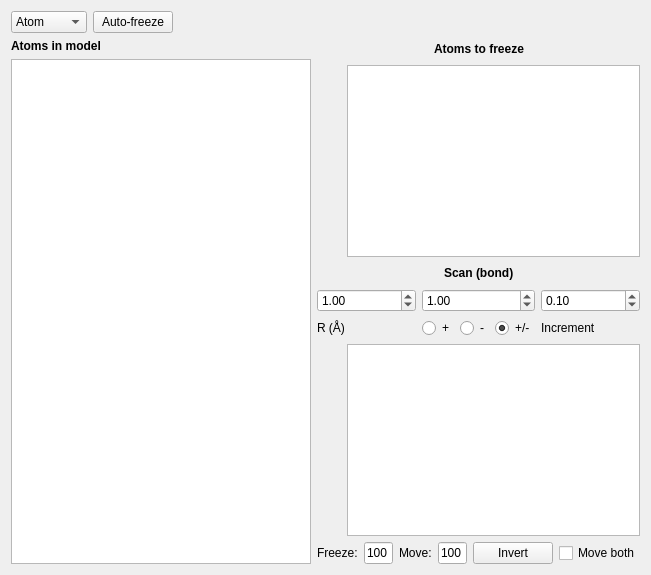
      <widget class="QWidget" name="tab_freeze">
       <attribute name="title">
        <string>ModRedundant</string>
       </attribute>
       <layout class="QVBoxLayout" name="verticalLayout_3">
        <item>
         <layout class="QGridLayout" name="gridLayout_16">
          <item row="4" column="1">
           <layout class="QGridLayout" name="gridLayout_11">
            <item row="0" column="2">
             <widget class="QDoubleSpinBox" name="spinbox_scan_increment">
              <property name="decimals">
               <number>2</number>
              </property>
              <property name="minimum">
               <double>-99.000000000000000</double>
              </property>
              <property name="maximum">
               <double>99.000000000000000</double>
              </property>
              <property name="singleStep">
               <double>0.100000000000000</double>
              </property>
              <property name="value">
               <double>0.100000000000000</double>
              </property>
             </widget>
            </item>
            <item row="1" column="2">
             <widget class="QLabel" name="label_11">
              <property name="font">
               <font>
                <weight>50</weight>
                <bold>false</bold>
               </font>
              </property>
              <property name="text">
               <string>Increment</string>
              </property>
             </widget>
            </item>
            <item row="0" column="0">
             <widget class="QDoubleSpinBox" name="spinbox_radius">
              <property name="decimals">
               <number>2</number>
              </property>
              <property name="minimum">
               <double>-99.000000000000000</double>
              </property>
              <property name="maximum">
               <double>99.000000000000000</double>
              </property>
              <property name="singleStep">
               <double>0.100000000000000</double>
              </property>
              <property name="value">
               <double>1.000000000000000</double>
              </property>
             </widget>
            </item>
            <item row="0" column="1">
             <widget class="QDoubleSpinBox" name="spinbox_scan_pm">
              <property name="decimals">
               <number>2</number>
              </property>
              <property name="minimum">
               <double>-99.000000000000000</double>
              </property>
              <property name="maximum">
               <double>99.000000000000000</double>
              </property>
              <property name="singleStep">
               <double>0.100000000000000</double>
              </property>
              <property name="value">
               <double>1.000000000000000</double>
              </property>
             </widget>
            </item>
            <item row="1" column="0">
             <widget class="QLabel" name="label_9">
              <property name="font">
               <font>
                <weight>50</weight>
                <bold>false</bold>
               </font>
              </property>
              <property name="layoutDirection">
               <enum>Qt::LeftToRight</enum>
              </property>
              <property name="text">
               <string>R (Å)</string>
              </property>
             </widget>
            </item>
            <item row="1" column="1">
             <layout class="QHBoxLayout" name="horizontalLayout_3">
              <item>
               <widget class="QRadioButton" name="radioButton_plus">
                <property name="focusPolicy">
                 <enum>Qt::NoFocus</enum>
                </property>
                <property name="text">
                 <string>+</string>
                </property>
               </widget>
              </item>
              <item>
               <widget class="QRadioButton" name="radioButton_minus">
                <property name="focusPolicy">
                 <enum>Qt::NoFocus</enum>
                </property>
                <property name="text">
                 <string>-</string>
                </property>
               </widget>
              </item>
              <item>
               <widget class="QRadioButton" name="radioButton_both">
                <property name="focusPolicy">
                 <enum>Qt::NoFocus</enum>
                </property>
                <property name="text">
                 <string>+/-</string>
                </property>
                <property name="checked">
                 <bool>true</bool>
                </property>
               </widget>
              </item>
             </layout>
            </item>
           </layout>
          </item>
          <item row="3" column="1">
           <layout class="QGridLayout" name="gridLayout_8">
            <item row="0" column="1">
             <widget class="QLabel" name="label_8">
              <property name="font">
               <font>
                <weight>75</weight>
                <bold>true</bold>
               </font>
              </property>
              <property name="text">
               <string>Scan (bond)</string>
              </property>
             </widget>
            </item>
            <item row="0" column="2">
             <spacer name="horizontalSpacer_6">
              <property name="orientation">
               <enum>Qt::Horizontal</enum>
              </property>
              <property name="sizeHint" stdset="0">
               <size>
                <width>40</width>
                <height>20</height>
               </size>
              </property>
             </spacer>
            </item>
            <item row="0" column="0">
             <spacer name="horizontalSpacer_5">
              <property name="orientation">
               <enum>Qt::Horizontal</enum>
              </property>
              <property name="sizeHint" stdset="0">
               <size>
                <width>40</width>
                <height>20</height>
               </size>
              </property>
             </spacer>
            </item>
           </layout>
          </item>
          <item row="2" column="1">
           <layout class="QGridLayout" name="gridLayout_2">
            <item row="0" column="1" rowspan="4">
             <widget class="QListWidget" name="list_freeze_atoms">
              <property name="minimumSize">
               <size>
                <width>150</width>
                <height>0</height>
               </size>
              </property>
              <property name="maximumSize">
               <size>
                <width>16777215</width>
                <height>16777215</height>
               </size>
              </property>
              <property name="font">
               <font>
                <family>Courier</family>
                <pointsize>11</pointsize>
               </font>
              </property>
              <property name="styleSheet">
               <string notr="true">border 2px solid rgb(143, 23, 119)</string>
              </property>
             </widget>
            </item>
            <item row="1" column="0">
             <widget class="QPushButton" name="button_add_freeze">
              <property name="minimumSize">
               <size>
                <width>24</width>
                <height>24</height>
               </size>
              </property>
              <property name="maximumSize">
               <size>
                <width>24</width>
                <height>24</height>
               </size>
              </property>
              <property name="styleSheet">
               <string notr="true">QPushButton {
	background-color: rgb(143, 23, 119);
  	color: white;

}

QPushButton:hover
{
   	background-color:rgb(143, 23, 119);

	border-style: outset;
	border-width: 0px;
	border-radius:10px;

	
	/*border-color: rgb(12, 103, 213);*/
}
QPushButton:pressed
{
   	/*background-color:rgb(17, 145, 255);
	color: black*/
	background-color: rgb(42, 42, 42);
}</string>
              </property>
              <property name="text">
               <string/>
              </property>
              <property name="icon">
               <iconset>
                <normaloff>:/24x24/resources/icons/arrow-plus.png</normaloff>:/24x24/resources/icons/arrow-plus.png</iconset>
              </property>
              <property name="iconSize">
               <size>
                <width>24</width>
                <height>24</height>
               </size>
              </property>
              <property name="flat">
               <bool>true</bool>
              </property>
             </widget>
            </item>
            <item row="2" column="0">
             <widget class="QPushButton" name="button_delete_freeze">
              <property name="minimumSize">
               <size>
                <width>24</width>
                <height>24</height>
               </size>
              </property>
              <property name="maximumSize">
               <size>
                <width>24</width>
                <height>24</height>
               </size>
              </property>
              <property name="styleSheet">
               <string notr="true">QPushButton {
	background-color: rgb(143, 23, 119);
  	color: white;

}

QPushButton:hover
{
   	background-color:rgb(143, 23, 119);

	border-style: outset;
	border-width: 0px;
	border-radius:10px;

	
	/*border-color: rgb(12, 103, 213);*/
}
QPushButton:pressed
{
   	/*background-color:rgb(17, 145, 255);
	color: black*/
	background-color: rgb(42, 42, 42);
}</string>
              </property>
              <property name="text">
               <string/>
              </property>
              <property name="icon">
               <iconset>
                <normaloff>:/24x24/resources/icons/arrow-minus.png</normaloff>:/24x24/resources/icons/arrow-minus.png</iconset>
              </property>
              <property name="iconSize">
               <size>
                <width>24</width>
                <height>24</height>
               </size>
              </property>
              <property name="flat">
               <bool>true</bool>
              </property>
             </widget>
            </item>
            <item row="3" column="0">
             <spacer name="verticalSpacer_2">
              <property name="orientation">
               <enum>Qt::Vertical</enum>
              </property>
              <property name="sizeHint" stdset="0">
               <size>
                <width>21</width>
                <height>13</height>
               </size>
              </property>
             </spacer>
            </item>
            <item row="0" column="0">
             <spacer name="verticalSpacer">
              <property name="orientation">
               <enum>Qt::Vertical</enum>
              </property>
              <property name="sizeHint" stdset="0">
               <size>
                <width>20</width>
                <height>40</height>
               </size>
              </property>
             </spacer>
            </item>
           </layout>
          </item>
          <item row="6" column="1">
           <layout class="QGridLayout" name="gridLayout_15">
            <item row="0" column="1">
             <widget class="QPushButton" name="button_invert">
              <property name="text">
               <string>Invert</string>
              </property>
             </widget>
            </item>
            <item row="0" column="2">
             <widget class="QCheckBox" name="checkBox_moveboth">
              <property name="text">
               <string>Move both</string>
              </property>
             </widget>
            </item>
            <item row="0" column="0">
             <layout class="QHBoxLayout" name="horizontalLayout_4">
              <item>
               <widget class="QLabel" name="label_10">
                <property name="text">
                 <string>Freeze:</string>
                </property>
               </widget>
              </item>
              <item>
               <widget class="QLineEdit" name="lineEdit_freeze">
                <property name="maximumSize">
                 <size>
                  <width>29</width>
                  <height>16777215</height>
                 </size>
                </property>
                <property name="text">
                 <string>100</string>
                </property>
                <property name="readOnly">
                 <bool>true</bool>
                </property>
               </widget>
              </item>
              <item>
               <widget class="QLabel" name="label_12">
                <property name="text">
                 <string>Move:</string>
                </property>
               </widget>
              </item>
              <item>
               <widget class="QLineEdit" name="lineEdit_move">
                <property name="maximumSize">
                 <size>
                  <width>29</width>
                  <height>16777215</height>
                 </size>
                </property>
                <property name="text">
                 <string>100</string>
                </property>
                <property name="readOnly">
                 <bool>true</bool>
                </property>
               </widget>
              </item>
             </layout>
            </item>
           </layout>
          </item>
          <item row="5" column="1">
           <layout class="QGridLayout" name="gridLayout_3">
            <item row="0" column="1" rowspan="4">
             <widget class="QListWidget" name="list_scan_bonds">
              <property name="minimumSize">
               <size>
                <width>150</width>
                <height>0</height>
               </size>
              </property>
              <property name="maximumSize">
               <size>
                <width>16777215</width>
                <height>16777215</height>
               </size>
              </property>
              <property name="font">
               <font>
                <family>Courier</family>
                <pointsize>11</pointsize>
               </font>
              </property>
              <property name="styleSheet">
               <string notr="true">border 2px solid rgb(143, 23, 119)</string>
              </property>
             </widget>
            </item>
            <item row="1" column="0">
             <widget class="QPushButton" name="button_add_scan">
              <property name="minimumSize">
               <size>
                <width>24</width>
                <height>24</height>
               </size>
              </property>
              <property name="maximumSize">
               <size>
                <width>24</width>
                <height>24</height>
               </size>
              </property>
              <property name="styleSheet">
               <string notr="true">QPushButton {
	background-color: rgb(143, 23, 119);
  	color: white;

}

QPushButton:hover
{
   	background-color:rgb(143, 23, 119);

	border-style: outset;
	border-width: 0px;
	border-radius:10px;

	
	/*border-color: rgb(12, 103, 213);*/
}
QPushButton:pressed
{
   	/*background-color:rgb(17, 145, 255);
	color: black*/
	background-color: rgb(42, 42, 42);
}</string>
              </property>
              <property name="text">
               <string/>
              </property>
              <property name="icon">
               <iconset>
                <normaloff>:/24x24/resources/icons/arrow-plus.png</normaloff>:/24x24/resources/icons/arrow-plus.png</iconset>
              </property>
              <property name="iconSize">
               <size>
                <width>24</width>
                <height>24</height>
               </size>
              </property>
              <property name="flat">
               <bool>true</bool>
              </property>
             </widget>
            </item>
            <item row="0" column="0">
             <spacer name="verticalSpacer_3">
              <property name="orientation">
               <enum>Qt::Vertical</enum>
              </property>
              <property name="sizeHint" stdset="0">
               <size>
                <width>20</width>
                <height>40</height>
               </size>
              </property>
             </spacer>
            </item>
            <item row="2" column="0">
             <widget class="QPushButton" name="button_delete_scan">
              <property name="minimumSize">
               <size>
                <width>24</width>
                <height>24</height>
               </size>
              </property>
              <property name="maximumSize">
               <size>
                <width>24</width>
                <height>24</height>
               </size>
              </property>
              <property name="styleSheet">
               <string notr="true">QPushButton {
	background-color: rgb(143, 23, 119);
  	color: white;

}

QPushButton:hover
{
   	background-color:rgb(143, 23, 119);

	border-style: outset;
	border-width: 0px;
	border-radius:10px;

	
	/*border-color: rgb(12, 103, 213);*/
}
QPushButton:pressed
{
   	/*background-color:rgb(17, 145, 255);
	color: black*/
	background-color: rgb(42, 42, 42);
}</string>
              </property>
              <property name="text">
               <string/>
              </property>
              <property name="icon">
               <iconset>
                <normaloff>:/24x24/resources/icons/arrow-minus.png</normaloff>:/24x24/resources/icons/arrow-minus.png</iconset>
              </property>
              <property name="iconSize">
               <size>
                <width>24</width>
                <height>24</height>
               </size>
              </property>
              <property name="flat">
               <bool>true</bool>
              </property>
             </widget>
            </item>
            <item row="3" column="0">
             <spacer name="verticalSpacer_5">
              <property name="orientation">
               <enum>Qt::Vertical</enum>
              </property>
              <property name="sizeHint" stdset="0">
               <size>
                <width>20</width>
                <height>40</height>
               </size>
              </property>
             </spacer>
            </item>
           </layout>
          </item>
          <item row="1" column="0" rowspan="6">
           <layout class="QGridLayout" name="gridLayout_4">
            <item row="1" column="0">
             <widget class="QListWidget" name="list_model">
              <property name="minimumSize">
               <size>
                <width>300</width>
                <height>0</height>
               </size>
              </property>
              <property name="font">
               <font>
                <family>Courier</family>
                <pointsize>11</pointsize>
               </font>
              </property>
              <property name="styleSheet">
               <string notr="true">border 2px solid rgb(143, 23, 119);

</string>
              </property>
             </widget>
            </item>
            <item row="0" column="0">
             <widget class="QLabel" name="label">
              <property name="font">
               <font>
                <weight>75</weight>
                <bold>true</bold>
               </font>
              </property>
              <property name="text">
               <string>Atoms in model</string>
              </property>
             </widget>
            </item>
           </layout>
          </item>
          <item row="1" column="1">
           <layout class="QGridLayout" name="gridLayout_5">
            <item row="0" column="1">
             <widget class="QLabel" name="label_2">
              <property name="font">
               <font>
                <weight>75</weight>
                <bold>true</bold>
               </font>
              </property>
              <property name="text">
               <string>Atoms to freeze</string>
              </property>
             </widget>
            </item>
            <item row="0" column="0">
             <spacer name="horizontalSpacer_7">
              <property name="orientation">
               <enum>Qt::Horizontal</enum>
              </property>
              <property name="sizeHint" stdset="0">
               <size>
                <width>40</width>
                <height>20</height>
               </size>
              </property>
             </spacer>
            </item>
            <item row="0" column="2">
             <spacer name="horizontalSpacer_11">
              <property name="orientation">
               <enum>Qt::Horizontal</enum>
              </property>
              <property name="sizeHint" stdset="0">
               <size>
                <width>40</width>
                <height>20</height>
               </size>
              </property>
             </spacer>
            </item>
           </layout>
          </item>
          <item row="0" column="0" colspan="2">
           <layout class="QGridLayout" name="gridLayout_6">
            <item row="0" column="2">
             <spacer name="horizontalSpacer">
              <property name="orientation">
               <enum>Qt::Horizontal</enum>
              </property>
              <property name="sizeHint" stdset="0">
               <size>
                <width>40</width>
                <height>20</height>
               </size>
              </property>
             </spacer>
            </item>
            <item row="0" column="1">
             <widget class="QPushButton" name="button_auto_freeze">
              <property name="text">
               <string>Auto-freeze</string>
              </property>
             </widget>
            </item>
            <item row="0" column="0">
             <widget class="QComboBox" name="comboBox_freezetype">
              <item>
               <property name="text">
                <string>Atom</string>
               </property>
              </item>
              <item>
               <property name="text">
                <string>Bond</string>
               </property>
              </item>
              <item>
               <property name="text">
                <string>Angle</string>
               </property>
              </item>
              <item>
               <property name="text">
                <string>Dihedral</string>
               </property>
              </item>
             </widget>
            </item>
           </layout>
          </item>
         </layout>
        </item>
       </layout>
      </widget>
